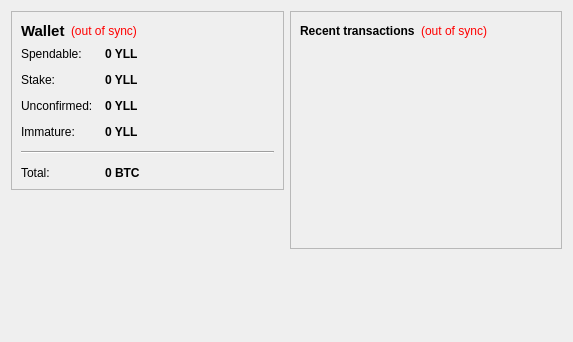
<?xml version="1.0" encoding="UTF-8"?>
<ui version="4.0">
 <class>OverviewPage</class>
 <widget class="QWidget" name="OverviewPage">
  <property name="geometry">
   <rect>
    <x>0</x>
    <y>0</y>
    <width>573</width>
    <height>342</height>
   </rect>
  </property>
  <property name="windowTitle">
   <string>Form</string>
  </property>
  <layout class="QHBoxLayout" name="horizontalLayout" stretch="1,1">
   <item>
    <layout class="QVBoxLayout" name="verticalLayout_2">
     <item>
      <widget class="QFrame" name="frame">
       <property name="frameShape">
        <enum>QFrame::StyledPanel</enum>
       </property>
       <property name="frameShadow">
        <enum>QFrame::Raised</enum>
       </property>
       <layout class="QVBoxLayout" name="verticalLayout_4">
        <item>
         <layout class="QHBoxLayout" name="horizontalLayout_4">
          <item>
           <widget class="QLabel" name="label_5">
            <property name="font">
             <font>
              <pointsize>11</pointsize>
              <weight>75</weight>
              <bold>true</bold>
             </font>
            </property>
            <property name="text">
             <string>Wallet</string>
            </property>
           </widget>
          </item>
          <item>
           <widget class="QLabel" name="labelWalletStatus">
            <property name="toolTip">
             <string>The displayed information may be out of date. Your wallet automatically synchronizes with the Yllineum network after a connection is established, but this process has not completed yet.</string>
            </property>
            <property name="styleSheet">
             <string notr="true">QLabel { color: red; }</string>
            </property>
            <property name="text">
             <string notr="true">(out of sync)</string>
            </property>
            <property name="alignment">
             <set>Qt::AlignLeading|Qt::AlignLeft|Qt::AlignVCenter</set>
            </property>
           </widget>
          </item>
          <item>
           <spacer name="horizontalSpacer_2">
            <property name="orientation">
             <enum>Qt::Horizontal</enum>
            </property>
            <property name="sizeHint" stdset="0">
             <size>
              <width>40</width>
              <height>20</height>
             </size>
            </property>
           </spacer>
          </item>
         </layout>
        </item>
        <item>
         <layout class="QFormLayout" name="formLayout_2">
          <property name="fieldGrowthPolicy">
           <enum>QFormLayout::AllNonFixedFieldsGrow</enum>
          </property>
          <property name="horizontalSpacing">
           <number>12</number>
          </property>
          <property name="verticalSpacing">
           <number>12</number>
          </property>
          <item row="0" column="0">
           <widget class="QLabel" name="label">
            <property name="text">
             <string>Spendable:</string>
            </property>
           </widget>
          </item>
          <item row="0" column="1">
           <widget class="QLabel" name="labelBalance">
            <property name="font">
             <font>
              <weight>75</weight>
              <bold>true</bold>
             </font>
            </property>
            <property name="cursor">
             <cursorShape>IBeamCursor</cursorShape>
            </property>
            <property name="toolTip">
             <string>Your current spendable balance</string>
            </property>
            <property name="text">
             <string notr="true">0 YLL</string>
            </property>
            <property name="textInteractionFlags">
             <set>Qt::LinksAccessibleByMouse|Qt::TextSelectableByKeyboard|Qt::TextSelectableByMouse</set>
            </property>
           </widget>
          </item>
          <item row="1" column="0">
           <widget class="QLabel" name="label_6">
            <property name="text">
             <string>Stake:</string>
            </property>
           </widget>
          </item>
          <item row="1" column="1">
           <widget class="QLabel" name="labelStake">
            <property name="font">
             <font>
              <weight>75</weight>
              <bold>true</bold>
             </font>
            </property>
            <property name="cursor">
             <cursorShape>IBeamCursor</cursorShape>
            </property>
            <property name="toolTip">
             <string>Total of coins that was staked, and do not yet count toward the current balance</string>
            </property>
            <property name="text">
             <string notr="true">0 YLL</string>
            </property>
            <property name="textInteractionFlags">
             <set>Qt::LinksAccessibleByMouse|Qt::TextSelectableByKeyboard|Qt::TextSelectableByMouse</set>
            </property>
           </widget>
          </item>
          <item row="2" column="0">
           <widget class="QLabel" name="label_3">
            <property name="text">
             <string>Unconfirmed:</string>
            </property>
           </widget>
          </item>
          <item row="2" column="1">
           <widget class="QLabel" name="labelUnconfirmed">
            <property name="font">
             <font>
              <weight>75</weight>
              <bold>true</bold>
             </font>
            </property>
            <property name="cursor">
             <cursorShape>IBeamCursor</cursorShape>
            </property>
            <property name="toolTip">
             <string>Total of transactions that have yet to be confirmed, and do not yet count toward the current balance</string>
            </property>
            <property name="text">
             <string notr="true">0 YLL</string>
            </property>
            <property name="textInteractionFlags">
             <set>Qt::LinksAccessibleByMouse|Qt::TextSelectableByKeyboard|Qt::TextSelectableByMouse</set>
            </property>
           </widget>
          </item>
          <item row="3" column="0">
           <widget class="QLabel" name="labelImmatureText">
            <property name="text">
             <string>Immature:</string>
            </property>
           </widget>
          </item>
          <item row="3" column="1">
           <widget class="QLabel" name="labelImmature">
            <property name="font">
             <font>
              <weight>75</weight>
              <bold>true</bold>
             </font>
            </property>
            <property name="toolTip">
             <string>Mined balance that has not yet matured</string>
            </property>
            <property name="text">
             <string notr="true">0 YLL</string>
            </property>
            <property name="textInteractionFlags">
             <set>Qt::LinksAccessibleByMouse|Qt::TextSelectableByKeyboard|Qt::TextSelectableByMouse</set>
            </property>
           </widget>
          </item>
          <item row="4" column="0" colspan="2">
           <widget class="Line" name="line">
            <property name="orientation">
             <enum>Qt::Horizontal</enum>
            </property>
           </widget>
          </item>
          <item row="5" column="0">
           <widget class="QLabel" name="labelTotalText">
            <property name="text">
             <string>Total:</string>
            </property>
           </widget>
          </item>
          <item row="5" column="1">
           <widget class="QLabel" name="labelTotal">
            <property name="font">
             <font>
              <weight>75</weight>
              <bold>true</bold>
             </font>
            </property>
            <property name="cursor">
             <cursorShape>IBeamCursor</cursorShape>
            </property>
            <property name="toolTip">
             <string>Your current total balance</string>
            </property>
            <property name="text">
             <string notr="true">0 BTC</string>
            </property>
            <property name="textInteractionFlags">
             <set>Qt::LinksAccessibleByMouse|Qt::TextSelectableByKeyboard|Qt::TextSelectableByMouse</set>
            </property>
           </widget>
          </item>
         </layout>
        </item>
       </layout>
      </widget>
     </item>
     <item>
      <spacer name="verticalSpacer">
       <property name="orientation">
        <enum>Qt::Vertical</enum>
       </property>
       <property name="sizeHint" stdset="0">
        <size>
         <width>20</width>
         <height>40</height>
        </size>
       </property>
      </spacer>
     </item>
    </layout>
   </item>
   <item>
    <layout class="QVBoxLayout" name="verticalLayout_3">
     <item>
      <widget class="QFrame" name="frame_2">
       <property name="frameShape">
        <enum>QFrame::StyledPanel</enum>
       </property>
       <property name="frameShadow">
        <enum>QFrame::Raised</enum>
       </property>
       <layout class="QVBoxLayout" name="verticalLayout">
        <item>
         <layout class="QHBoxLayout" name="horizontalLayout_2">
          <item>
           <widget class="QLabel" name="label_4">
            <property name="text">
             <string>&lt;b&gt;Recent transactions&lt;/b&gt;</string>
            </property>
           </widget>
          </item>
          <item>
           <widget class="QLabel" name="labelTransactionsStatus">
            <property name="toolTip">
             <string>The displayed information may be out of date. Your wallet automatically synchronizes with the Yllineum network after a connection is established, but this process has not completed yet.</string>
            </property>
            <property name="styleSheet">
             <string notr="true">QLabel { color: red; }</string>
            </property>
            <property name="text">
             <string notr="true">(out of sync)</string>
            </property>
            <property name="alignment">
             <set>Qt::AlignRight|Qt::AlignTrailing|Qt::AlignVCenter</set>
            </property>
           </widget>
          </item>
          <item>
           <spacer name="horizontalSpacer">
            <property name="orientation">
             <enum>Qt::Horizontal</enum>
            </property>
            <property name="sizeHint" stdset="0">
             <size>
              <width>40</width>
              <height>20</height>
             </size>
            </property>
           </spacer>
          </item>
         </layout>
        </item>
        <item>
         <widget class="QListView" name="listTransactions">
          <property name="styleSheet">
           <string notr="true">QListView { background: transparent; }</string>
          </property>
          <property name="frameShape">
           <enum>QFrame::NoFrame</enum>
          </property>
          <property name="verticalScrollBarPolicy">
           <enum>Qt::ScrollBarAlwaysOff</enum>
          </property>
          <property name="horizontalScrollBarPolicy">
           <enum>Qt::ScrollBarAlwaysOff</enum>
          </property>
          <property name="selectionMode">
           <enum>QAbstractItemView::NoSelection</enum>
          </property>
         </widget>
        </item>
       </layout>
      </widget>
     </item>
     <item>
      <spacer name="verticalSpacer_2">
       <property name="orientation">
        <enum>Qt::Vertical</enum>
       </property>
       <property name="sizeHint" stdset="0">
        <size>
         <width>20</width>
         <height>40</height>
        </size>
       </property>
      </spacer>
     </item>
    </layout>
   </item>
  </layout>
 </widget>
 <resources/>
 <connections/>
</ui>
